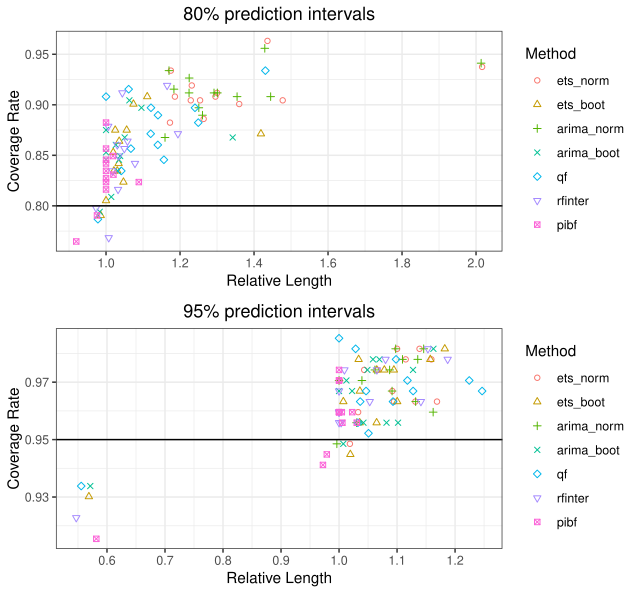

Reproduce this figure in R.
library('ggplot2')
library('reshape2')
library('gridExtra')

cover80 <- read.csv('cover80.csv', row.names=1)
cover95 <- read.csv('cover95.csv', row.names=1)
len80 <- read.csv('len80.csv', row.names=1)
len95 <- read.csv('len95.csv', row.names=1)


rellen80 <- len80 * (cover80 > 0.8)
rellen80[rellen80 == 0] <- NA
rellen80 <- len80 / apply(rellen80, 1, min, na.rm=T)
rellen80 <- melt(rellen80)
names(rellen80) <- c('method', 'rel_len')
rellen80['fraction'] <- rownames(len80)

cover_rellen80 <- cbind(melt(cover80), melt(rellen80))
cover_rellen80 <- cover_rellen80[ , c(1:2, 4, 6)]
names(cover_rellen80) <- c('method', 'cover', 'fraction', 'rel_len')

plt_cover_rellen80 <- ggplot(cover_rellen80, aes(x=rel_len, y=cover, color=method, shape=method)) +
  scale_shape_manual(values=1:7) +
  geom_point() +
  geom_hline(yintercept=0.8, col='black') +
  theme_bw() +
  scale_x_continuous(n.breaks=6) +
  labs(x='Relative Length', y='Coverage Rate', color='Method', shape='Method', title='80% prediction intervals') +
  theme(plot.title=element_text(hjust=0.5))


rellen95 <- len95 * (cover95 > 0.95)
rellen95[rellen95 == 0] <- NA
rellen95 <- len95 / apply(rellen95, 1, min, na.rm=T)
rellen95 <- melt(rellen95)
names(rellen95) <- c('method', 'rel_len')
rellen95['fraction'] <- rownames(len95)

cover_rellen95 <- cbind(melt(cover95), melt(rellen95))
cover_rellen95 <- cover_rellen95[ , c(1:2, 4, 6)]
names(cover_rellen95) <- c('method', 'cover', 'fraction', 'rel_len')

plt_cover_rellen95 <- ggplot(cover_rellen95, aes(x=rel_len, y=cover, color=method, shape=method)) +
  scale_shape_manual(values=1:7) +
  geom_point() +
  geom_hline(yintercept=0.95, col='black') +
  theme_bw() +
  scale_x_continuous(n.breaks=6) +
  labs(x='Relative Length', y='Coverage Rate', color='Method', shape='Method', title='95% prediction intervals') +
  theme(plot.title=element_text(hjust=0.5))

grid.arrange(plt_cover_rellen80, plt_cover_rellen95, nrow=2)
